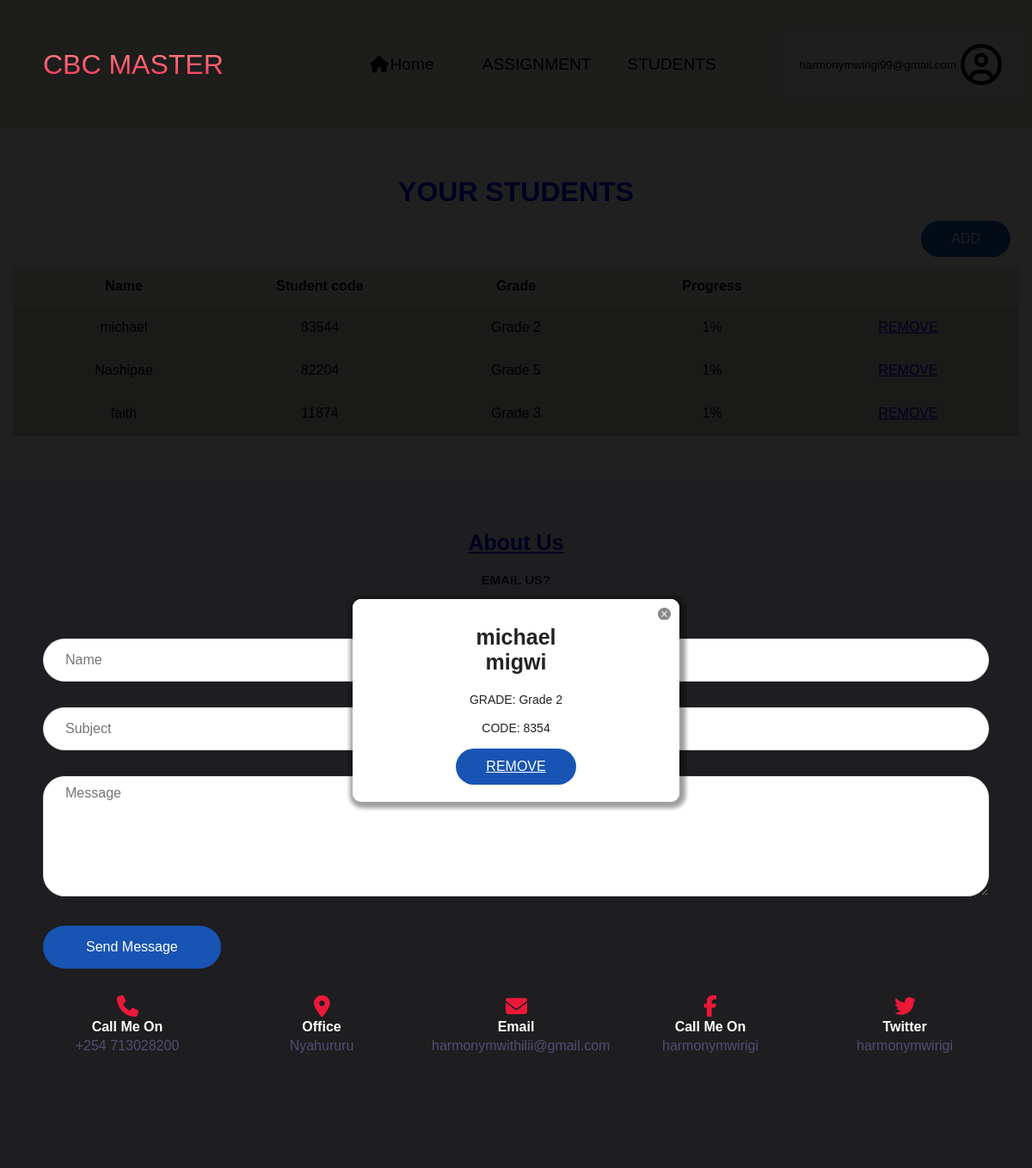
/teacher/learner/2 (signed in), run on the app's committed database.
### cbc/model.py (models this page shows, shortened)
class Teacher(db.Model, UserMixin):
    id = db.Column(db.Integer, primary_key = True)
    first_name = db.Column(db.String(20), nullable=True)
    last_name = db.Column(db.String(20), nullable=False)
    email = db.Column(db.String(40), unique=True, nullable=False)
    phone_number = db.Column(db.String(15), unique=True, nullable=False)
    gender = db.Column(db.String(10), nullable=False)
    user_name = db.Column(db.String(10), unique=True)
    password = db.Column(db.String(120), nullable=False)
    confirm_password = db.Column(db.String(120), nullable=False)
    teaching = db.relationship('Learner', secondary = teacher_learner, backref = "teachers")

class Learner(db.Model, UserMixin):
    id = db.Column(db.Integer, primary_key=True)
    first_name = db.Column(db.String(20), nullable=False)
    second_name = db.Column(db.String(20), nullable=False)
    email = db.Column(db.String(40), nullable = False)
    progress = db.Column(db.Integer, default = 1)
    grade = db.Column(db.Integer, db.ForeignKey('levels.id'))
    pass_code = db.Column(db.Integer, nullable = False)
    submitted_assignment = db.relationship('Submission', backref="my_submission", lazy = True)

### cbc/routes.py (the view)
@app.route("/teacher/learner/<studentId>")
@login_required
def learner(studentId):
    student = Learner.query.filter_by(id = studentId).first_or_404()
    learners = current_user.teaching
    lesson = Lessonplan.query.filter_by(teacher_id=current_user.id).all()
    formremove = removeStudent()
    formadd = addStudent()
    form_lesson_plan = lessonPlan()
    return render_template('remove.html', student = student, formadd=formadd, formremove=formremove, form_lesson = form_lesson_plan, learners = learners, lesson = lesson)

### cbc/form.py
class removeStudent(FlaskForm):
    email = StringField('Enter Student mail', validators=[DataRequired(), Email()])
    submit = SubmitField('Remove')

class addStudent(FlaskForm):
    email =StringField('Enter Student mail', validators=[DataRequired(), Email()])
    grade = SelectField('Grade', validators=[DataRequired()], choices=[('pre-primary 1'),('pre-primary'), ('Grade 1'), ('Grade 2'), ('Grade 2'), ('Grade 3'), ('Grade 4'),('Grade 5'),
                                                                       ('Grade 6'), ('Grade 7'), ('Grade 8'), ('Grade 9')])
    first_name = StringField('Students name', validators =[DataRequired(), Length(min=2, max=40)])
    second_name = StringField('Second name', validators =[DataRequired(), Length(min=2, max=40)])
    submit = SubmitField('ADD')

### cbc/model.py (called while the page is built)
@login_manager.user_loader
def load_user(user_email):
    return Teacher.query.get(int(user_email))

### cbc/templates/remove.html (shortened to what this page needs)
{% extends 'student.html' %}
{% block body %}
{% block head %}
    <link rel="stylesheet" href="{{ url_for('static', filename='app.css') }}">
    <link rel="stylesheet" href="{{ url_for('static', filename='style.css') }}">
    <link rel="stylesheet" type="text/css" href="static/facebox.css">
    <link rel="stylesheet" href="{{ url_for('static', filename='teachers_pannel.css') }}">
{% endblock %}
{% block remove %}
<form action="/login" method="post" class="popup active" id="remove">
        <a class="close-btn" href="{{ url_for('learners') }}">&times;</a>
        <div class="form" style="align-items: center; justify-content: center;text-align: center;">
            <h2 ><p>{{student.first_name}}</p> <p>{{student.second_name}}</p></h2>
            <div class="form-element" style="text-align: center;">
                <label>GRADE: {{student.grade}}</label>
            </div>
            <div class="form-element" style="text-align: center;">
                <label >CODE: {{student.pass_code}}</label>
            </div>
            <a class="btn" href="{{ url_for('remove', studentId = student.id)}}">REMOVE</a>
        </div>
    </form>
    <div id="overlay" class="active"></div>
{% endblock %}
{% endblock %}

### cbc/templates/student.html (shortened to what this page needs)
{% extends 'teachers_pannel.html' %}
{% block student %}
<div class="container1 padd-15" id="students" >
        <h1 class="head">YOUR STUDENTS</h1>
        <a class="btn " id = "add" style="float: right; margin: 10px;" >ADD</a>
        <div class="con my_students">
            <div class="content"><h4>Name</h4></div>
            <div class="content"><h4>Student code</h4></div>
            <div class="content"><h4>Grade</h4></div>
            <div class="content"><h4>Progress</h4></div>
        </div>
        {% if learners %}
        {% for learner in learners %}
        <div class="from_db" >
            <div class="content">{{ learner.first_name }}</div>
            <div class="content">{{ learner.pass_code }}4</div>
            <div class="content">{{ learner.grade }}</div>
            <div class="content" ><p>{{ learner.progress }}%</p></div>
            <div class="content"> <a href="{{ url_for('learner', studentId = learner.id) }}" >REMOVE
            </a> </div>
            {% block remove%}
            {% endblock %}
        </div>
        {% endfor %}
        {% endif %}
    </div>
{% endblock %}

### cbc/templates/teachers_pannel.html (shortened to what this page needs)
<!DOCTYPE html>
<html lang="en">
<head>
    {% block head %}{% endblock %}
</head>
<body>
    <nav class="navbar">
        <div class="navbar__container">
            <a href="/teachers" id="navbar__logo">CBC MASTER</a>
            <ul class="navbar__menu">
                <li class="navbar__item">
                    <a  class="navbar__links" id="home-page" onclick="openContainer('home')" href="{{url_for('teachers')}}"><i class="fa fa-fw fa-home"></i>Home</a>
                </li>
                <li class="navbar__item">
                    <a href="#about" class="navbar__links" id="about-page" onclick="openContainer('assignment')">ASSIGNMENT</a>
                </li>
                <li class="navbar__item">
                    <a class="navbar__links" id="service-page" href="{{ url_for('learners') }}">STUDENTS</a>
                </li>
            </ul>
        </div>
        <button class="logout_button" id = "side">
            <p>{{ current_user.email }}</p>
             <i class='far fa-user-circle' style='font-size:48px; padding: 5px;'></i>
        </button>
    </nav>
        {% block student %}
        {% endblock %}
        <footer class="contact section" >
            <div class="contain">
                <h3 class="contact-title padd-15"> <a href="#">About Us</a></h3>
                <h3 class="contact-sub-title padd-15"> EMAIL US?</h3>
                <div class="row">
                    <div class="contact-form padd-15">
                        <div class="row">
                            <div class="form-item col-6 padd-15">
                                <div class="form-group">
                                    <input type="text" class="form-control" placeholder="Name">
                                </div>
                            </div>
                            <div class="form-item col-6 padd-15">
                                <div class="form-group">
                                    <input type="email" class="form-control" placeholder="Email">
                                </div>
                            </div>
                        </div>
                        <div class="row">
                            <div class="form-item col-12 padd-15">
                                <div class="form-group">
                                </div>
                            </div>
                        </div>
                        <div class="row">
                            <div class="form-item col-12 padd-15">
                                <div class="form-group">
                                    <textarea name="" class="form-control" placeholder="Message"></textarea>
                                </div>
                            </div>
                        </div>
                        <div class="row">
                            <div class="form-item col-12 padd-15">
                                <button type="submit" class="btn">Send Message</button>
                            </div>
                        </div>
                    </div>
                </div>
                <div class="row">
                    <div class="contact-info-item">
                        <div class="icon"><i class="fa fa-phone"></i></div>
                        <h4>Call Me On</h4>
                        <p>+254 713028200</p>
                    </div>
                    <div class="contact-info-item padd-15">
                        <div class="icon"><i class="fa fa-map-marker-alt"></i></div>
                        <h4>Office</h4>
                        <p>Nyahururu</p>
                    </div>
                    <div class="contact-info-item padd-15">
                        <div class="icon"><i class="fa fa-envelope"></i></div>
                        <h4>Email</h4>
                        <p>harmonymwithilii@gmail.com</p>
                    </div>
                    <div class="contact-info-item padd-15">
                        <div class="icon"><i class="fab fa-facebook-f"></i></div>
                        <h4>Call Me On</h4>
                        <p>harmonymwirigi</p>
                    </div>
                    <div class="contact-info-item padd-15">
                        <div class="icon"> <i class="fa-brands fa-twitter"></i></div>
                        <h4>Twitter</h4>
                        <p>harmonymwirigi</p>
                    </div>
                </div>
            </div>
        </footer>
</body>
</html>

### cbc/static/app.css (style rules this page uses)
:root { --bg-black-900: #f2f2fc; --bg-black-100: #fdf9ff; --bg-black-50: #e8dfec; --text-black-900: #302e4d; --text-black-700: #504e70; }
.btn { font-size: 16px; font-weight: 500; padding: 12px 35px; color: white; border-radius: 40px; display: inline-block; white-space: nowrap; border: none; background: #1854b4;; transition: all 0.3s ease; cursor: pointer; }
* { box-sizing: border-box; margin: 0; padding: 0; font-family: 'Kumbh Sans', sans-serif; scroll-behavior: smooth; }
.navbar { background: #E5E4E2; height: 150px; display: flex; justify-content: center; align-items: center; font-size: 1.2rem; overflow:hidden; top: 0; z-index: 999; }
.navbar__container { display: flex; justify-content: space-between; height: 80px; z-index: 1; width: 100%; max-width: 1300px; margin: 0 auto; padding: 0 50px; }
#navbar__logo { background-color: #ff8177; background-image: linear-gradient(to top, #ff0844 0%, #ffb199 100%); background-size: 100%; -webkit-background-clip: text; -moz-background-clip:text; -webkit-text-fill-color: transparent; -moz-text-fill-color: transparent; display: flex; align-items: center; cursor: pointer; text-decoration: none; font-size:2rem; }
.navbar__menu { display: flex; align-items: center; list-style: none; }
.navbar__item { display: flex; justify-content: center; align-items: center; padding: 0 1rem; height: 70px; }
.navbar__links { color: BLACK; display: flex; align-items: center; justify-content:center; width: 125px; text-decoration: none; transition: all 0.3s ease; height:30px; }
.popup { position: absolute; top: -150%; left:50%; opacity: 0; transform: translate(-50%,-50%)scale(1.25); width: 380px; padding:20px 30px; z-index:10; background: #fff; box-shadow:2px 2px 5px 5px rgba(0,0,0,0.15); border-radius:10px; transition:top 0ms ease-in-out 200ms, opacity 200ms ease-in-out 0ms, transform 200ms ease-in-out 0ms; }
.popup.active { top:60%; opacity:1; transform: translate(-50%,-50% )scale(1); transition:top 0ms ease-in-out 0ms, opacity 200ms ease-in-out 0ms, transform 20ms ease-in-out 0ms; }
.popup .close-btn { position:absolute; top:10px; right:10px; width: 15px; height:15px; background: #888; color:#eee; text-align: center; line-height:15px; border-radius:15px; cursor:pointer; }
.popup .form h2 { text-align:center; color: #222; margin:10px 0px 20px; font-size: 25px; }
.popup .form .form-element { margin: 15px 0px; }
.popup .form .form-element label { font-size:14px; color: #222; }
#overlay { position:fixed; opacity:0; top:0; left: 0; right: 0; bottom:0; background: rgba(0,0,0,.5); pointer-events:none; }
#overlay.active { opacity:1; pointer-events:all; }
footer { padding: 2rem; display: flex; color: white; justify-content: center; flex-wrap: wrap; margin: 0 auto; }
.contain { max-width: 1100px; width: 100%; margin: auto; }
.section { background: var(--bg-black-900); display: block; padding: 0 30px; opacity: 1; }
.padd-15 { padding-left: 15px; padding-right: 15px; }
.section .contain { padding-top: 60px; padding-bottom: 70px; }
.row { display: flex; flex-wrap: wrap; margin-left: -15px; margin-right: -15px; position: relative; }
.contact-title { color: var(--skin-color); text-align: center; font-size: 25px; margin-bottom: 20px; }
.contact-sub-title { color: var(--text-black-900); text-align: center; font-size: 15px; margin-bottom: 60px; }
.contact .contact-info-item { flex: 0 0 25%; max-width: 20%; text-align: center; margin-bottom: 60px; }
.contact .contact-info-item .icon { font-size: 25px; color: var(--skin-color); }
,contact .contact-info-item h4 { font-size: 18px; font-weight: 700; color: var(--text-black-900); text-transform: capitalize; margin: 15px 0 5pxl }
.contact .contact-info-item p { font-size: 16px; line-height: 25px; color: var(--text-black-700); font-weight: 400; }
.contact .contact-form { flex: 0 0 100%; max-width: 100%; }
.contact .contact-form .col-6 { flex: 0 0 50%; max-width: 50%; }
.contact .contact-form .col-12 { flex: 0 0 100%; max-width: 100%; }
.contact .contact-form .form-item { margin-bottom: 30px; }
.contact .contact-form .form-item .form-control { width: 100%; height: 50px; border-radius: 25px; border: 1px solid var(--bg-black-50); padding: 10px 25px; font-size: 16px; color: var(--text-black-700); transition: a;; 0.33 ease; }
.contact .contact-form .form-item textarea.form-control { height: 140px; }
.contact .contact-form .btn { height: 50px; padding: 0 50px; }

### data on the page
Teacher: email "harmonymwirigi99@gmail.com"
Learner: first_name "michael", pass_code "8354", grade "Grade 2", progress "1", second_name "migwi"
Learner: first_name "Nashipae", pass_code "8220", grade "Grade 5", progress "1"
Learner: first_name "faith", pass_code "1187", grade "Grade 3", progress "1"
